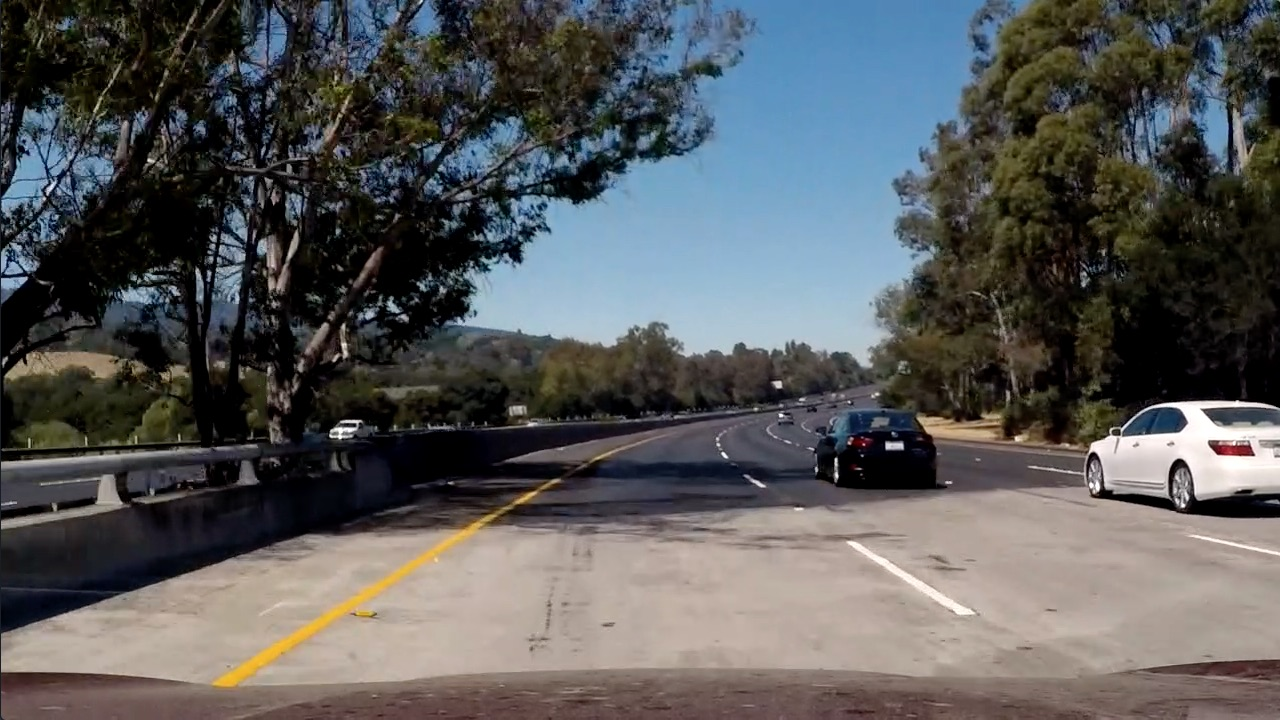
#> input picture test_images/test5.jpg, 1280 x 720 px
$ jupyter execute --allow-errors Vehicle_Detection.ipynb   (shell and % lines are left out)   (older library calls are emulated)
#> lines starting #> are read from the running program, lines starting #| are printed output that depends on the picture; after the words box and inside, x2 and y2 are one past the last pixel; in counts of white or black regions, pixels touching at a corner belong together
# In this project, my goal is to write a software pipeline to identify the lane boundaries and detect vehicle in a video from a front-facing camera on a car

[cell 1]
import numpy as np
import cv2
import matplotlib.pyplot as plt
import matplotlib.image as mpimg
import glob
import pickle
from moviepy.editor import VideoFileClip
from IPython.display import HTML

nx = 9 #the number of inside Chessboard corners in x
ny = 6 #the number of inside Chessboard corners in y
cal_path = './camera_cal/calibration*.jpg'

img_width = 1280
img_height = 720

#Hardcode source 4 points to warp
src_left_bottom = [200, 720]
src_left_top = [595, 450]
src_right_top = [685, 450]
src_right_bottom = [1100, 720]

#Hardcode destination 4 points on warped image
dst_left_bottom = [300, 720]
dst_left_top = [300, 0]
dst_right_top = [980, 0]
dst_right_bottom = [980, 720]

#Diff between left and right curveture in metres
diff_curv_margin = 200
#Diff between top and bottom curveture distance in metres
diff_top_bottom_margin = 0.5

output_video_path = './lane_and_vehicle_detected_out2.mp4'
path_to_clip = "./project_video.mp4"

## Setup part:

[cell 2]
#Camera calibration
#objpoints, imgpoints  = camera_calibration()
# points_dictionary = {"objpoints": objpoints, "imgpoints": imgpoints}
# pickle.dump(points_dictionary, open( "wide_dist_pickle.p", "wb" ))

#Setup chessboards params
dist_pickle = pickle.load( open( "wide_dist_pickle.p", "rb" ) )
#> (reads wide_dist_pickle.p from the repository)
#> (reads svc_scaler_pickle.p from the repository)
#> (the call stopped at in detect_lines_and_vehicles, `clip1 = VideoFileClip(path_to_clip)`: moviepy is not available in this run)
#> further down, image is the input picture: shape (720, 1280, 3); mean R, G, B 88.5, 89.3, 89.8
objpoints = dist_pickle["objpoints"]
imgpoints = dist_pickle["imgpoints"]

#Setup camera params
ret, mtx, dist, rvecs, tvecs = cv2.calibrateCamera(objpoints, imgpoints, (img_height, img_width), None, None)

#Setup warp params
src = np.float32([src_left_bottom, src_left_top, src_right_top, src_right_bottom])
dst = np.float32([dst_left_bottom, dst_left_top, dst_right_top, dst_right_bottom])
M = cv2.getPerspectiveTransform(src, dst)
Minv = cv2.getPerspectiveTransform(dst, src)

#Setup plot params
# Define conversions in x and y from pixels space to meters
ploty = np.linspace(0, img_height-1, img_height )
ym_per_pix = 30/720 # meters per pixel in y dimension
xm_per_pix = 3.7/680 # meters per pixel in x dimension
y_eval = np.max(ploty)

## Definitions of all used functions:

[cell 3]
# [27 lines left out: function camera_calibration, not called in this run]

def cal_undistort(img, objpoints, imgpoints):
    undistorted = cv2.undistort(img, mtx, dist, None, mtx)
#> in combined_threshold, `HLS = cv2.cvtColor(image, cv2.COLOR_RGB2HLS)`: HLS: shape (720, 1280, 3); mean of channels 0, 1, 2 55.5, 89.2, 70.1
    return undistorted

def sobel_thresh(img, sobel_type='x', sobel_kernel=3, sobel_thresh=(0,255)):

    # Apply the following steps to img
    # 1) Convert to grayscale
    # 2) Take the derivative in x or y given orient = 'x' or 'y' or 'xy' or 'yx' or 'dir' for gradient direction
    # 3) Take the absolute value of the derivative or gradient
    # 4) Scale to 8-bit (0 - 255) then convert to type = np.uint8. For gradient direction take arctang.
    # 5) Create a mask of 1's where the scaled gradient magnitude
            # is > thresh_min and < thresh_max
    # 6) Return this mask as your binary_output image

#> called with sobel_type = 'x', sobel_kernel = 5, sobel_thresh = (100, 255)
    gray = cv2.cvtColor(img, cv2.COLOR_RGB2GRAY)
    sobelx = cv2.Sobel(gray, cv2.CV_64F,1,0, ksize= sobel_kernel)
    sobely = cv2.Sobel(gray, cv2.CV_64F,0,1, ksize= sobel_kernel)

    if (sobel_type == 'x'):
        absolute = np.absolute(sobelx)
    elif (sobel_type == 'y'):
        absolute = np.absolute(sobely)
    elif ((sobel_type == 'xy') | (sobel_type == 'yx')):
        absolute = np.sqrt(np.square(sobelx) + np.square(sobely))

    if (sobel_type == 'dir'):
        scaled = np.arctan2(np.absolute(sobely), np.absolute(sobelx))
    else:
        scaled = np.uint8(255*absolute/np.max(absolute))

    binary_output = np.zeros_like(scaled)
    binary_output[(scaled > sobel_thresh[0]) & (scaled < sobel_thresh[1])] = 1
    return binary_output

def warp_img(undistorted, inverse=False):
    img_size = (img_width, img_height)

    if (inverse):
        warped = cv2.warpPerspective(undistorted, Minv, img_size)
    else:
        warped = cv2.warpPerspective(undistorted, M, img_size)

    return warped

def combined_threshold(image, thresh=(100,255)):
    #image should be undistorted
    R_channel = image[:,:,0]
    R_binary = np.zeros_like(R_channel)
    R_binary[(R_channel > thresh[0]) & (R_channel <= thresh[1])] = 1

    HLS = cv2.cvtColor(image, cv2.COLOR_RGB2HLS)
    S_channel = HLS[:,:,2]
    S_binary = np.zeros_like(S_channel)
    S_binary[(S_channel > thresh[0]) & (S_channel <= thresh[1])] = 1

    gradx = sobel_thresh(image, sobel_type='x', sobel_kernel=5, sobel_thresh=(thresh[0], thresh[1]))
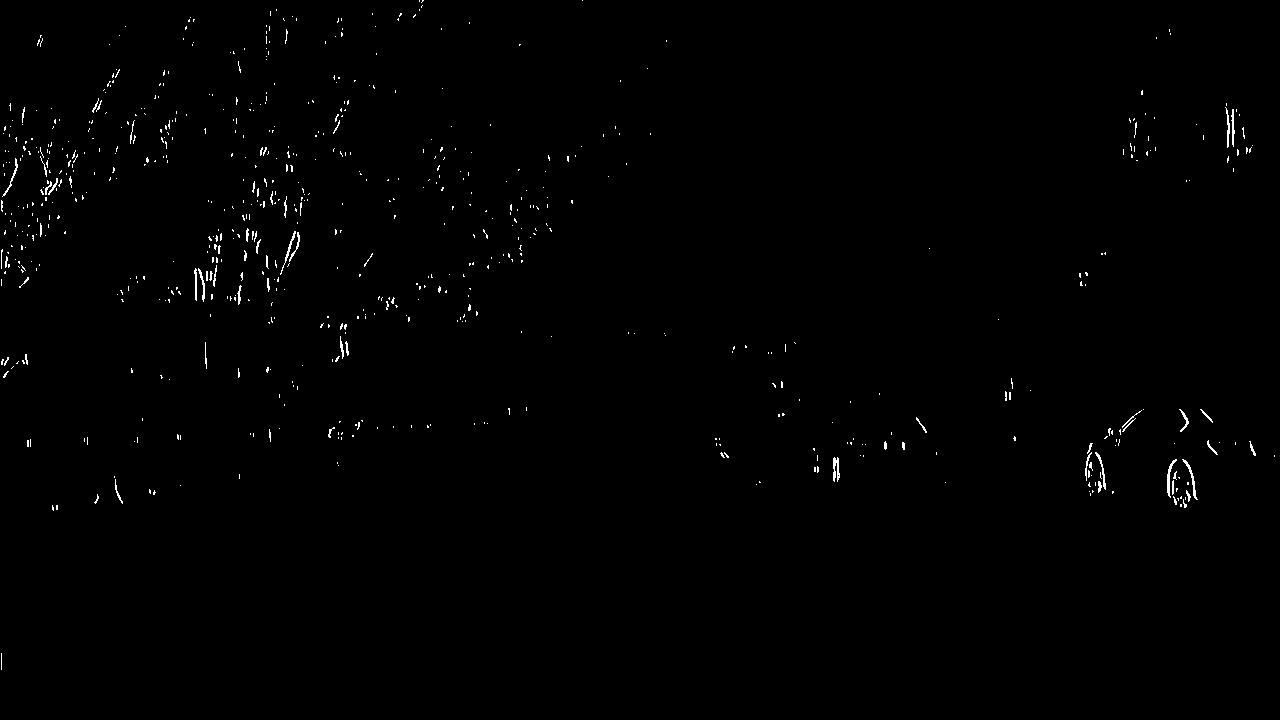
#> gradx: shape (720, 1280); values 0 (black) and 1 (white), 0.59% white in thin lines or dots
    grady = sobel_thresh(image, sobel_type='y', sobel_kernel=5, sobel_thresh=(thresh[0], thresh[1]))
#> grady: shape (720, 1280); values 0 (black) and 1 (white), 0.53% white in thin lines or dots
    mag_binary = sobel_thresh(image, sobel_type='xy', sobel_kernel=9, sobel_thresh=(thresh[0], thresh[1]))
#> mag_binary: shape (720, 1280); values 0 (black) and 1 (white), 1.2% white in thin lines or dots
    dir_binary = sobel_thresh(image, sobel_type='dir', sobel_kernel=15, sobel_thresh=(0.7, 1.3))
#> dir_binary: shape (720, 1280) float64; values 0 (black) and 1 (white), 35.8% white; 6801 white regions (5222 under 20 px), largest, box (x1, y1, x2, y2) and area: (802, 529, 1152, 675) 10149, (687, 7, 897, 238) 9729, (534, 232, 734, 422) 7390

    combined = np.zeros_like(dir_binary)
    combined[(((gradx == 1) | (grady == 1)) & (mag_binary == 1) | ((S_binary == 1) & (R_binary == 1))) & (dir_binary == 1)] = 1
    return combined


# [151 lines left out: functions sliding_window, already_detected, plot_lane_surface, measure_curvature_and_offset, not called in this run]

## Class of line. Decide if we calculate sliding window from scratch or use previous one, then plot the average of 5 last polynomial coefficients:

[cell 4]
class Line():
    def __init__(self):
        # was the line detected in the last iteration?
        self.detected = False
        #counter for the bad detection. If counter == 3 then we recalculate sliding window
        self.bad_detected_count = 0
        self.bad_detected_flag = False
        #polynomial coefficients for the most recent left fit
        self.current_left_fit = None
        #polynomial coefficients for the most recent right fit
        self.current_right_fit = None
        #history of polynomial coefficients for the left fit
        self.left_fit = []
        #history of polynomial coefficients for the right fit
        self.right_fit = []
        #counter for calculate curvature. We measure every tenth frame
        self.counter = 0
        #curvature measure string
        self.label_str_curv = None
        #offset measure string
        self.label_str_offset = None
        #history of box_list
        self.box_list = []

    def detect_lines_and_vehicles(self, video):
        clip1 = VideoFileClip(path_to_clip)
        lane_plotted_clip = clip1.fl_image(self.process_image) #NOTE: this function expects color images!!
        lane_plotted_clip.write_videofile(output_video_path, audio=False)

    # [37 lines left out: function process_image, not called in this run]

# Part of vehicle detecting

[cell 5]
import matplotlib.image as mpimg
import numpy as np
import cv2
from skimage.feature import hog
import glob
import math
from scipy.ndimage.measurements import label

orient = 9
pix_per_cell = 8
cell_per_block = 2
spatial_size=(32, 32)
hist_bins = 32
hog_channel = "ALL" # Can be 0, 1, 2, or "ALL"

ystart = 400
ystop = 656
scale = np.array([1.0, 1.5]).astype(float)
cells_per_step = 2

heat_threshold = 12

# svc, X_scaler = train_classifier(colorspace = 'YCrCb')
# dist_pickle = {"svc": svc, "X_scaler": X_scaler}
# pickle.dump(dist_pickle, open( "svc_scaler_pickle.p", "wb" ))

#Setup SCV par and X_scaler
#> (the rest of this cell did not finish here and is left out)

[cell 6]
# [148 lines left out: functions convert_color, get_hog_features, bin_spatial, color_hist, extract_features, train_classifier, not called in this run]

[cell 7]
# Define a single function that can extract features using hog sub-sampling and make predictions
# [69 lines left out: function find_cars, not called in this run]

[cell 8]
# [30 lines left out: functions add_heat, apply_threshold, draw_labeled_bboxes, not called in this run]

[cell 9]
# [27 lines left out: function detect_vehicles, not called in this run]

# Start detecting lane and vehicles:

[cell 10]
line = Line()
line.detect_lines_and_vehicles(path_to_clip)

## Some example images

#> (a cell that did not finish here is left out)

[cell 12]
image = mpimg.imread('./test_images/test5.jpg')
plt.imshow(cal_undistort(image, objpoints, imgpoints))
plt.savefig('writeup_img/test5_undistorted.png')

[cell 13]
image = mpimg.imread('./test_images/test5.jpg')
combined = combined_threshold(image)
#> combined: shape (720, 1280) float64; values 0 (black) and 1 (white), 2.6% white; 911 white regions (763 under 20 px), largest, box (x1, y1, x2, y2) and area: (720, 122, 887, 226) 4578, (254, 587, 385, 662) 1452, (842, 116, 902, 179) 804
plt.imshow(combined, cmap='gray')
#> (this line was passed over: IPython is not available in this run)
plt.savefig('writeup_img/test5_combined_threshold.png')
#> (this line was passed over: IPython is not available in this run)

[cell 14]
import matplotlib.patches as patches
#> (the rest of this cell did not finish here and is left out)

[cell 15]
img = mpimg.imread('./test_images/test5.jpg')
image = cal_undistort(img, objpoints, imgpoints)
combined = combined_threshold(image)
#> call 2 of combined_threshold, with thresh = (100, 255)
#> in combined_threshold (call 2), `HLS = cv2.cvtColor(image, cv2.COLOR_RGB2HLS)`: HLS: shape (720, 1280, 3); mean of channels 0, 1, 2 55.3, 90.3, 68
#> in combined_threshold (call 2), `gradx = sobel_thresh(image, sobel_type='x', sobel_kernel=5, sobel_thre..`: gradx: shape (720, 1280); values 0 (black) and 1 (white), 0.43% white in thin lines or dots, all inside (x1, y1, x2, y2) = (2, 0, 1278, 516)
#> in combined_threshold (call 2), `grady = sobel_thresh(image, sobel_type='y', sobel_kernel=5, sobel_thre..`: grady: shape (720, 1280); values 0 (black) and 1 (white), 0.52% white in thin lines or dots
#> in combined_threshold (call 2), `mag_binary = sobel_thresh(image, sobel_type='xy', sobel_kernel=9, sobe..`: mag_binary: shape (720, 1280); values 0 (black) and 1 (white), 1.1% white in thin lines or dots
#> in sobel_thresh (call 8), `scaled = np.arctan2(np.absolute(sobely), np.absolute(sobelx))`:
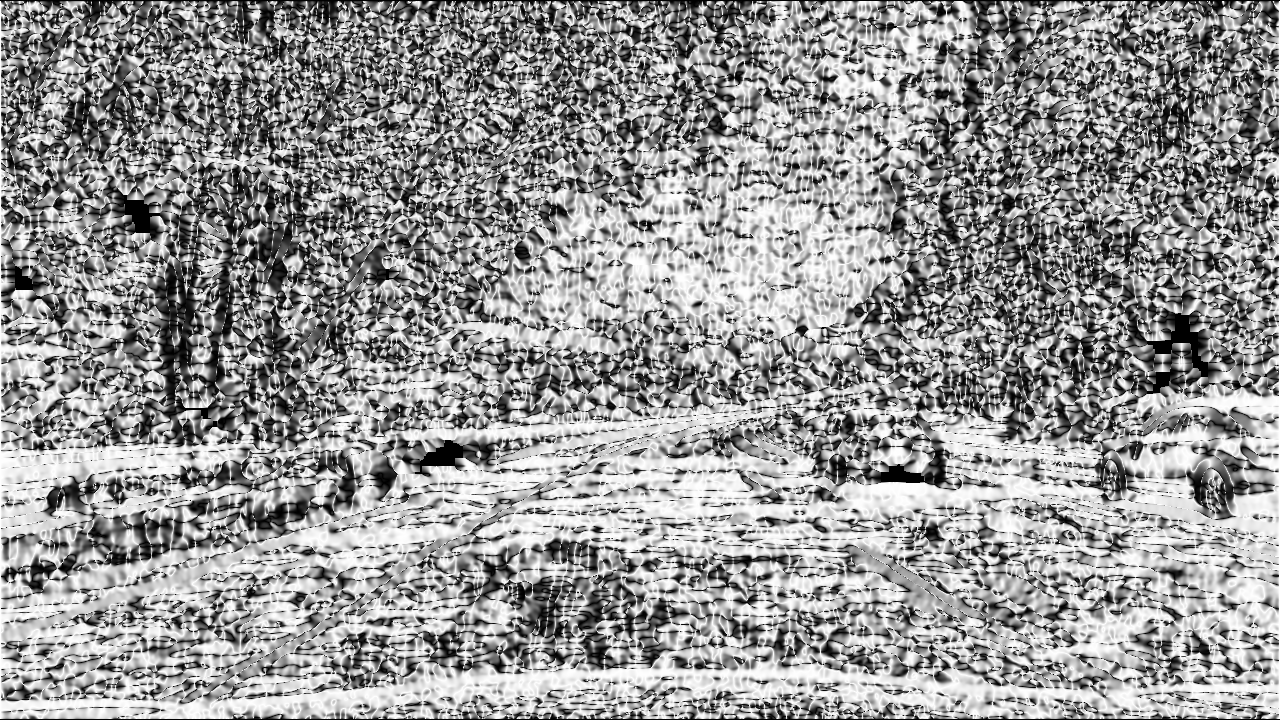
#> scaled: shape (720, 1280) float64; min 0, max 1.57, mean 0.932; drawn with min black and max white
#> in combined_threshold (call 2), `dir_binary = sobel_thresh(image, sobel_type='dir', sobel_kernel=15, so..`:
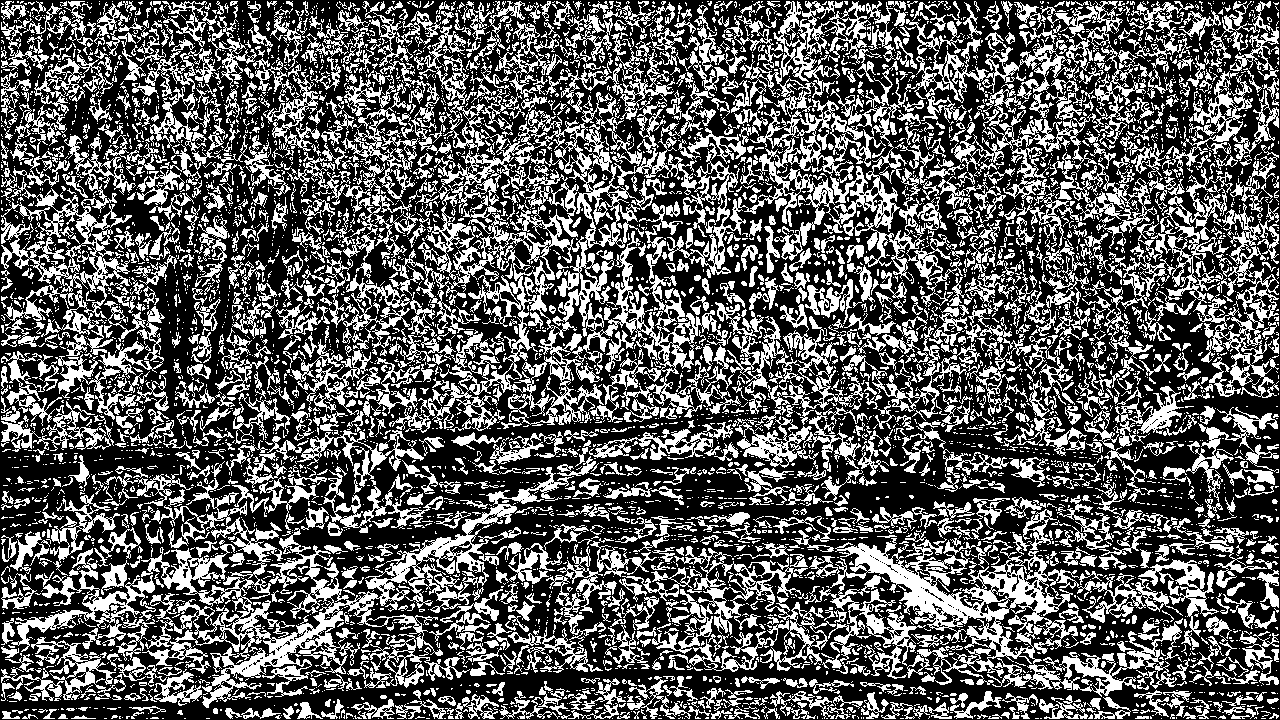
#> dir_binary: shape (720, 1280) float64; values 0 (black) and 1 (white), 36.4% white; 6360 white regions (4807 under 20 px), largest, box (x1, y1, x2, y2) and area: (389, 89, 734, 433) 28383, (805, 538, 1183, 697) 17997, (141, 467, 574, 708) 17581
#> combined: shape (720, 1280) float64; values 0 (black) and 1 (white), 2.7% white; 809 white regions (664 under 20 px), largest, box (x1, y1, x2, y2) and area: (714, 117, 907, 261) 6142, (231, 591, 378, 678) 1663, (368, 521, 478, 592) 971
binary_warped = warp_img(combined)
#> in warp_img, `warped = cv2.warpPerspective(undistorted, M, img_size)`:
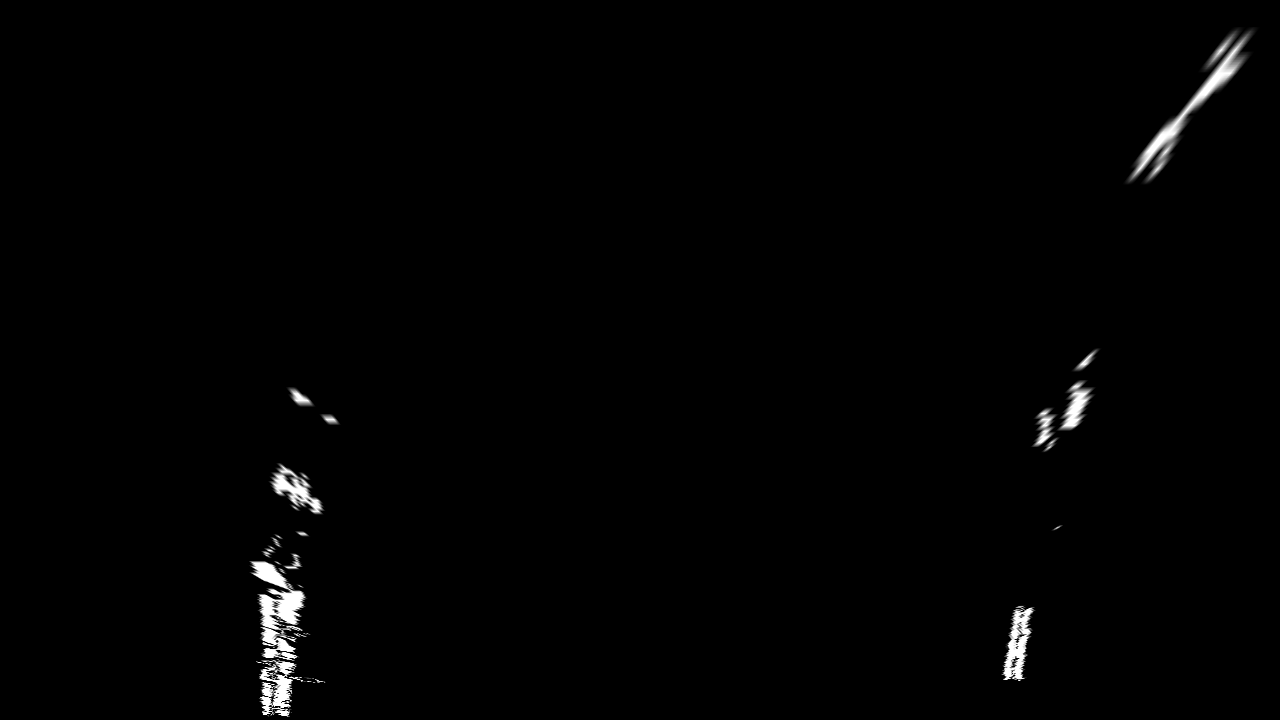
#> warped: shape (720, 1280) float64; min 0, max 1, mean 0.00975

histogram = np.sum(binary_warped[binary_warped.shape[0]//2:,:], axis=0)
#> histogram = 1280 values, max 135.4 at index 282, min 0 at index 0, mean 5.38
plt.plot(histogram)
#> (this line was passed over: IPython is not available in this run)
#> (the rest of this cell did not finish here and is left out)
